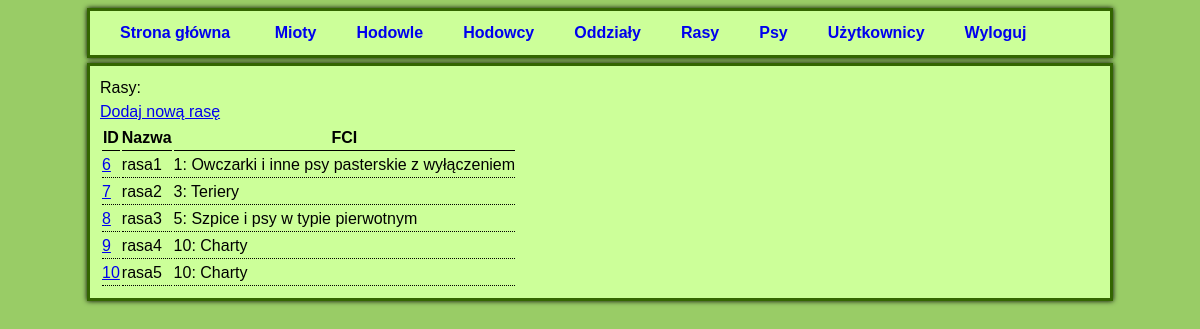
/rasy.php (signed in), run on an earlier commit of the app's database.
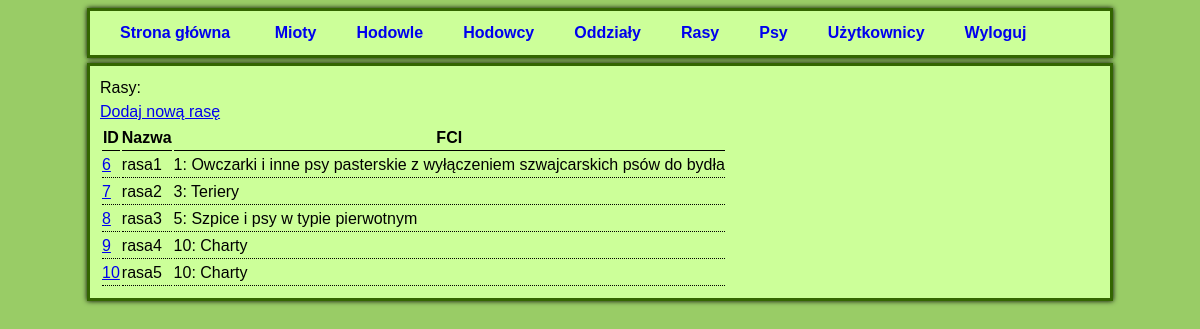
And on a later commit of the database.
### tables this page shows
CREATE TABLE IF NOT EXISTS `RASA` (
  `ID` INT UNSIGNED NOT NULL AUTO_INCREMENT,
  `NAZWA` VARCHAR(50) NOT NULL,
  `FCI_ID` INT UNSIGNED NOT NULL,
  PRIMARY KEY (`ID`),
  UNIQUE INDEX `ID_UNIQUE` (`ID` ASC),
  UNIQUE INDEX `NAZWA_UNIQUE` (`NAZWA` ASC),
  INDEX `fk_RASA_FCI1_idx` (`FCI_ID` ASC),
  CONSTRAINT `fk_RASA_FCI1`
    FOREIGN KEY (`FCI_ID`)
    REFERENCES `FCI` (`ID`)
    ON DELETE RESTRICT
    ON UPDATE NO ACTION);

CREATE TABLE IF NOT EXISTS `FCI` (
  `ID` INT UNSIGNED NOT NULL AUTO_INCREMENT,
  `NAZWA` VARCHAR(90) NOT NULL,
  PRIMARY KEY (`ID`),
  UNIQUE INDEX `ID_UNIQUE` (`ID` ASC),
  UNIQUE INDEX `NAZWA_UNIQUE` (`NAZWA` ASC));

### rasy.php (the view, shortened to what this page needs)
<?php
include('functions.php');
?>
<?php include "header.php" ?>
        <?php
            $mysql = dbConnect();
            $stmt = $mysql->prepare("SELECT RASA.ID, RASA.NAZWA, RASA.FCI_ID, FCI.NAZWA "
                    . "FROM RASA "
                    . "JOIN FCI ON FCI.ID = RASA.FCI_ID");
            $stmt->bind_result($id, $nazwa, $fci_id, $fciNazwa);
            $stmt->execute();
            echo 'Rasy:<br>';
            echo '<a href="nowa_rasa.php">Dodaj nową rasę</a>';
            echo '<table class="data">';
            echo '<tr class="tableheader">';
            echo '<th>ID</th>';
            echo '<th>Nazwa</th>';
            echo '<th>FCI</th>';
            echo '</tr>';
            while ($stmt->fetch()) {
                echo "<tr>";
                echo "<td>" . primaryKeyLink('rasa', $id) . "</td>";
                echo "<td>" . $nazwa . "</td>";
                echo '<td>' . $fci_id . ': ' . $fciNazwa . '</td>';
                echo "</tr>\n";
            }
            echo "</table>\n";
        ?>
    </body>
</html>

### header.php (shortened to what this page needs)
<!DOCTYPE html>
<html>
    <head>
        <link rel="stylesheet" type="text/css" href="style.css">
    </head>
    <body>
        <div class="menu">
            <ul>
                <li><a href="index.php">Strona główna</a></li>
                <?php
                    if (empty($_SESSION['user'])) {
                        echo "<li><a href=\"login.php\">Zaloguj się jako pracownik</a></li>";
                    } else {
                        echo "<li><a href=\"mioty.php\">Mioty</a></li>";
                        echo "<li><a href=\"hodowle.php\">Hodowle</a></li>";
                        echo "<li><a href=\"hodowcy.php\">Hodowcy</a></li>";
                        echo "<li><a href=\"oddzialy.php\">Oddziały</a></li>";
                        echo "<li><a href=\"rasy.php\">Rasy</a></li>";
                        echo "<li><a href=\"psy.php\">Psy</a></li>";
                        echo "<li><a href=\"uzytkownicy.php\">Użytkownicy</a></li>";
                        echo "<li><a href=\"logout.php\">Wyloguj</a></li>";
                    }
                ?>
            </ul>
        </div>
        <div class="content">

### functions.php (shortened to what this page needs)
<?php
function primaryKeyLink($table, $id) {
    return '<a href="' . $table . '.php?id=' . $id . '">' . $id . '</a>';
}

### style.css (style rules this page uses)
body { font-family: Arial, Helvetica, sans-serif; color: black; line-height: 1.5em; background: #99CC66; }
.menu, .content { box-shadow: 0 0 5px; border: 3px solid #336600; background: #CCFF99; width: 1000px; display: center; padding: 10px; margin: 5px auto; }
.menu { font-weight: bold; }
.menu ul { display: block; list-style: none; margin: 0; padding: 0; }
.menu li { display: inline; white-space: nowrap; margin: auto; }
.menu a { text-decoration: none; padding: 10px 20px; text-decoration: none; border-radius: 4px 4px 0 0; }
.data { margin: 0px; padding: 0px; }
th { margin: 0px; padding: 0px; border-bottom: black 1px solid; }
tr { margin: 0px; padding: 0px; }
td { margin: 0px; padding: 0px; border-bottom: black 1px dotted; }

What changed in the data, as far as the page shows it:
changed through a linked row, rasa "rasa1": FCI_ID.NAZWA "Owczarki i inne psy pasterskie z wyłączeniem" → "Owczarki i inne psy pasterskie z wyłączeniem szwajcarskich psów do bydła"
